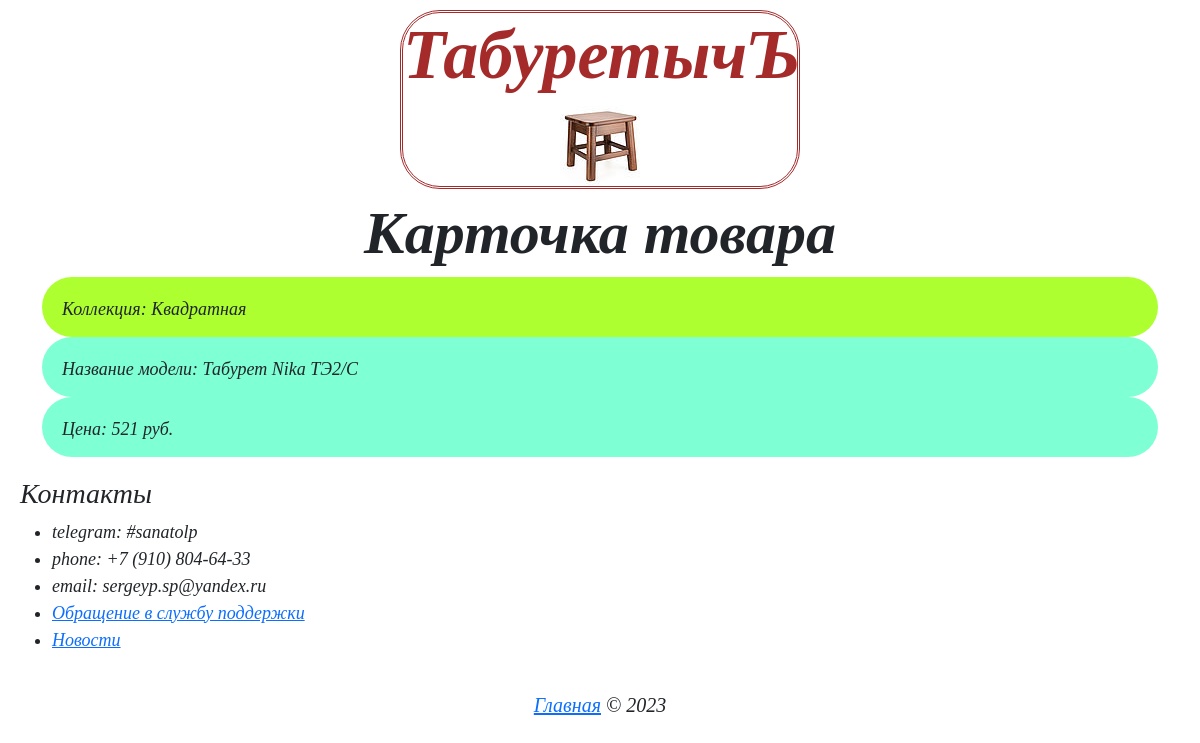
The app's page /main/?index=1 with its own data.
### tables this page shows
CREATE TABLE `Goods` (
  `id` int(255) NOT NULL,
  `name` varchar(256) NOT NULL,
  `price` int(10) NOT NULL,
  `collection` int(255) DEFAULT NULL
);

CREATE TABLE `Collection` (
  `id_collection` int(255) NOT NULL,
  `name_collection` varchar(255) NOT NULL
);

### application/core/view.php (called while the page is built)
<?php
class View
{
	function generate($content_view, $template_view, $data = null)
	{
		include 'application/views/'.$template_view;
	}
}

### application/controllers/main.php (called while the page is built, shortened)
<?php
class Main extends Controller
{
	function __construct()
	{
		$this->model = new Model_Main();
		$this->view = new View();
	}
	function action_index()
	{
		require_once 'application/core/dbconnection.php';
		$item = $_GET['index'];
		$data = $this->model->get_item($link, $item);
		$this->view->generate('card_view.php', 'template_view.php', $data);
	}
}
?>

### application/bootstrap.php (called while the page is built, shortened)
<?php
require_once 'core/view.php';
Route::start();

### index.php (called while the page is built, shortened)
<?php
require_once 'application/bootstrap.php';

### application/models/model_main.php (called while the page is built, shortened)
<?php
class Model_Main extends Model
{
    public function get_item($db, $item)
    {
        $sql = "SELECT * FROM Goods INNER JOIN `Collection` ON id_collection = collection WHERE id = $item";
		$result = mysqli_query($db, $sql);
        return $result;
    }
}
?>

### application/views/card_view.php (the view)
<h1 align='center'>Карточка товара</h1>
<table class="col-12">
    <tr>
<?php
    foreach ($data as $row) { ?>
        <tr><td class='unit' style="background-color: greenyellow;"><?php echo "Коллекция: " . $row['name_collection'] ?> </td></tr>
        <tr><td class='unit' style="background-color: aquamarine;"><?php echo "Название модели: " . $row['name'] ?> </td></tr>
        <tr><td class='unit' style="background-color: aquamarine;"><?php echo "Цена: " . $row['price'] . " руб." ?> </td></tr>
    <?php } ?>
    </tr>
</table>

### css/style.css (style rules this page uses)
body { font-family: 'Cosmic'; font-style: italic; font-size: 18px; }
h1 { font-size: 60px; font-weight: 600; }
[class='unit'] { overflow: hidden; height: 60px; padding: 5px 20px 0 20px; border-radius: 40px; }

### records on screen
goods: collection.name_collection "Квадратная", name "Табурет Nika ТЭ2/С", price "521"
